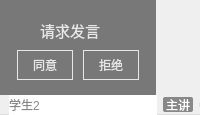
          <widget class="QWidget" name="widget_dis3" native="true">
           <property name="styleSheet">
            <string notr="true">border-width: 0px;</string>
           </property>
           <layout class="QVBoxLayout" name="verticalLayout_5">
            <property name="spacing">
             <number>0</number>
            </property>
            <property name="leftMargin">
             <number>0</number>
            </property>
            <property name="topMargin">
             <number>0</number>
            </property>
            <property name="rightMargin">
             <number>0</number>
            </property>
            <property name="bottomMargin">
             <number>0</number>
            </property>
            <item>
             <widget class="QWidgetVideoRender" name="dis_3" native="true">
              <property name="minimumSize">
               <size>
                <width>153</width>
                <height>95</height>
               </size>
              </property>
              <property name="maximumSize">
               <size>
                <width>156</width>
                <height>95</height>
               </size>
              </property>
              <property name="focusPolicy">
               <enum>Qt::StrongFocus</enum>
              </property>
              <widget class="QLabel" name="label_mute3">
               <property name="geometry">
                <rect>
                 <x>124</x>
                 <y>0</y>
                 <width>30</width>
                 <height>30</height>
                </rect>
               </property>
               <property name="minimumSize">
                <size>
                 <width>30</width>
                 <height>30</height>
                </size>
               </property>
               <property name="maximumSize">
                <size>
                 <width>30</width>
                 <height>30</height>
                </size>
               </property>
               <property name="styleSheet">
                <string notr="true">background-image: url(:/Course/course/mute.png);
background-repeat: no-repeat;
background-position: center;</string>
               </property>
               <property name="text">
                <string/>
               </property>
              </widget>
              <widget class="QLabel" name="label_dis3_bg">
               <property name="geometry">
                <rect>
                 <x>0</x>
                 <y>0</y>
                 <width>156</width>
                 <height>95</height>
                </rect>
               </property>
               <property name="styleSheet">
                <string notr="true">background-image: url(:/Course/course/cameraOffBG.png);
background-repeat: no-repeat;
background-position: center;</string>
               </property>
               <property name="text">
                <string/>
               </property>
              </widget>
              <widget class="QFrame" name="req3">
               <property name="geometry">
                <rect>
                 <x>0</x>
                 <y>0</y>
                 <width>156</width>
                 <height>95</height>
                </rect>
               </property>
               <property name="styleSheet">
                <string notr="true">QFrame{
	border: none;
	background: #7f000000;
	opacity: 255
}</string>
               </property>
               <property name="frameShape">
                <enum>QFrame::StyledPanel</enum>
               </property>
               <property name="frameShadow">
                <enum>QFrame::Raised</enum>
               </property>
               <widget class="QPushButton" name="btn_accept3">
                <property name="geometry">
                 <rect>
                  <x>17</x>
                  <y>50</y>
                  <width>56</width>
                  <height>30</height>
                 </rect>
                </property>
                <property name="autoFillBackground">
                 <bool>false</bool>
                </property>
                <property name="styleSheet">
                 <string notr="true">background-color: rgba(0, 0, 0, 0);
color: rgb(231, 231, 231);
border: 1px solid rgb(231, 231, 231);</string>
                </property>
                <property name="text">
                 <string>同意</string>
                </property>
                <property name="flat">
                 <bool>false</bool>
                </property>
               </widget>
               <widget class="QPushButton" name="btn_deny3">
                <property name="geometry">
                 <rect>
                  <x>83</x>
                  <y>50</y>
                  <width>56</width>
                  <height>30</height>
                 </rect>
                </property>
                <property name="styleSheet">
                 <string notr="true">background-color: rgba(0, 0, 0, 0);
color: rgb(231, 231, 231);
border: 1px solid rgb(231, 231, 231);</string>
                </property>
                <property name="text">
                 <string>拒绝</string>
                </property>
               </widget>
               <widget class="QLabel" name="label_req3">
                <property name="geometry">
                 <rect>
                  <x>40</x>
                  <y>20</y>
                  <width>61</width>
                  <height>20</height>
                 </rect>
                </property>
                <property name="font">
                 <font>
                  <family>微软雅黑</family>
                  <pointsize>11</pointsize>
                  <weight>50</weight>
                  <bold>false</bold>
                 </font>
                </property>
                <property name="styleSheet">
                 <string notr="true">QLabel{
	background-color: rgba(0, 0, 0, 0);
	color:#ffe7e7e7;
    opacity: 0;
}</string>
                </property>
                <property name="text">
                 <string>请求发言</string>
                </property>
               </widget>
              </widget>
              <zorder>req3</zorder>
              <zorder>label_dis3_bg</zorder>
              <zorder>label_mute3</zorder>
             </widget>
            </item>
            <item>
             <widget class="QWidget" name="widget_id3" native="true">
              <property name="styleSheet">
               <string notr="true">#widget_id3{
	border-bottom: 1px solid #dddddd;
}</string>
              </property>
              <layout class="QHBoxLayout" name="horizontalLayout_2">
               <property name="topMargin">
                <number>0</number>
               </property>
               <property name="rightMargin">
                <number>0</number>
               </property>
               <property name="bottomMargin">
                <number>0</number>
               </property>
               <item>
                <widget class="QLabel" name="label_user3">
                 <property name="minimumSize">
                  <size>
                   <width>0</width>
                   <height>20</height>
                  </size>
                 </property>
                 <property name="maximumSize">
                  <size>
                   <width>16777215</width>
                   <height>20</height>
                  </size>
                 </property>
                 <property name="styleSheet">
                  <string notr="true">color: rgb(136,136,136);
border-width: 0px;
background-color: rgb(255,255,255);
border-color: rgb(221,221,221);
font: 9pt &quot;微软雅黑&quot;;</string>
                 </property>
                 <property name="text">
                  <string>学生2</string>
                 </property>
                </widget>
               </item>
               <item>
                <widget class="QLabel" name="label_tag3">
                 <property name="minimumSize">
                  <size>
                   <width>30</width>
                   <height>15</height>
                  </size>
                 </property>
                 <property name="maximumSize">
                  <size>
                   <width>30</width>
                   <height>15</height>
                  </size>
                 </property>
                 <property name="styleSheet">
                  <string notr="true">	background-color: rgb(136,136,136);
	color: rgb(255, 255, 255);
	font: 9pt &quot;微软雅黑&quot;;
	border-radius: 2px;
	border-width: 0px;</string>
                 </property>
                 <property name="text">
                  <string>主讲</string>
                 </property>
                 <property name="alignment">
                  <set>Qt::AlignCenter</set>
                 </property>
                </widget>
               </item>
               <item>
                <widget class="QWidget" name="widget_split3" native="true">
                 <property name="minimumSize">
                  <size>
                   <width>1</width>
                   <height>0</height>
                  </size>
                 </property>
                 <property name="maximumSize">
                  <size>
                   <width>1</width>
                   <height>16777215</height>
                  </size>
                 </property>
                 <property name="styleSheet">
                  <string notr="true">background: #dddddd;
margin-top: 8px;
margin-bottom: 8px;</string>
                 </property>
                </widget>
               </item>
              </layout>
             </widget>
            </item>
           </layout>
          </widget>
